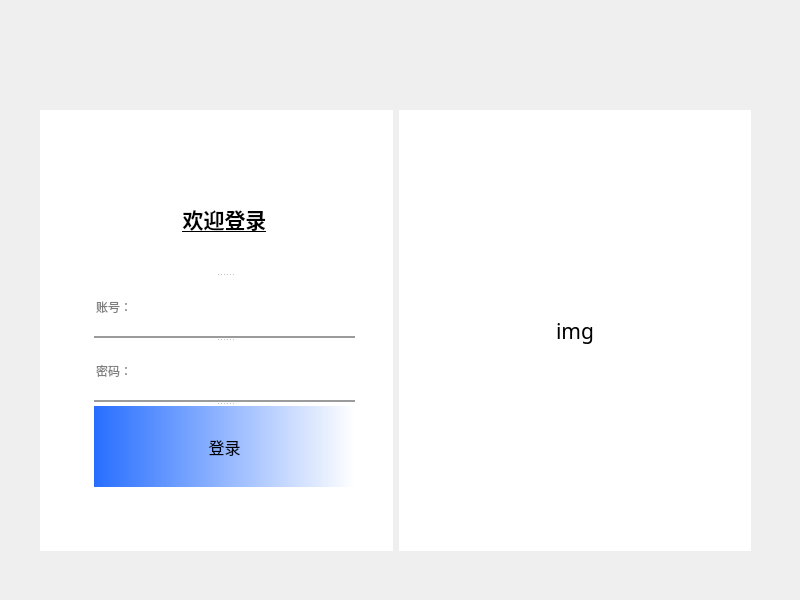
<?xml version="1.0" encoding="UTF-8"?>
<ui version="4.0">
 <class>MainWindow</class>
 <widget class="QMainWindow" name="MainWindow">
  <property name="geometry">
   <rect>
    <x>0</x>
    <y>0</y>
    <width>800</width>
    <height>600</height>
   </rect>
  </property>
  <property name="windowTitle">
   <string>MainWindow</string>
  </property>
  <widget class="QWidget" name="centralwidget">
   <widget class="QLabel" name="label_4">
    <property name="geometry">
     <rect>
      <x>450</x>
      <y>250</y>
      <width>171</width>
      <height>61</height>
     </rect>
    </property>
    <property name="font">
     <font>
      <pointsize>17</pointsize>
     </font>
    </property>
    <property name="text">
     <string>wechat:nihao
一件三联</string>
    </property>
   </widget>
   <widget class="QFrame" name="frame">
    <property name="geometry">
     <rect>
      <x>618</x>
      <y>120</y>
      <width>71</width>
      <height>41</height>
     </rect>
    </property>
    <property name="styleSheet">
     <string notr="true">QPushButton{
	border:none;
}
QPushButton:hover{
	padding-top:3px;
}
</string>
    </property>
    <property name="frameShape">
     <enum>QFrame::StyledPanel</enum>
    </property>
    <property name="frameShadow">
     <enum>QFrame::Raised</enum>
    </property>
    <layout class="QHBoxLayout" name="horizontalLayout">
     <item>
      <widget class="QPushButton" name="pushButton_3">
       <property name="text">
        <string>-</string>
       </property>
      </widget>
     </item>
     <item>
      <widget class="QPushButton" name="pushButton_2">
       <property name="text">
        <string>x</string>
       </property>
      </widget>
     </item>
    </layout>
   </widget>
   <widget class="QWidget" name="">
    <property name="geometry">
     <rect>
      <x>40</x>
      <y>110</y>
      <width>711</width>
      <height>441</height>
     </rect>
    </property>
    <layout class="QHBoxLayout" name="horizontalLayout_2">
     <item>
      <widget class="QLabel" name="BodyLabel1">
       <property name="styleSheet">
        <string notr="true">background-color: rgb(255, 255, 255);</string>
       </property>
       <property name="text">
        <string/>
       </property>
      </widget>
     </item>
     <item>
      <widget class="QLabel" name="BodyLabel2">
       <property name="font">
        <font>
         <family>华文楷体</family>
         <pointsize>16</pointsize>
        </font>
       </property>
       <property name="styleSheet">
        <string notr="true">background-color: rgb(255, 255, 255);</string>
       </property>
       <property name="text">
        <string>img</string>
       </property>
       <property name="alignment">
        <set>Qt::AlignCenter</set>
       </property>
      </widget>
     </item>
    </layout>
   </widget>
   <widget class="QSplitter" name="splitter">
    <property name="geometry">
     <rect>
      <x>94</x>
      <y>166</y>
      <width>261</width>
      <height>321</height>
     </rect>
    </property>
    <property name="minimumSize">
     <size>
      <width>261</width>
      <height>321</height>
     </size>
    </property>
    <property name="maximumSize">
     <size>
      <width>261</width>
      <height>321</height>
     </size>
    </property>
    <property name="orientation">
     <enum>Qt::Vertical</enum>
    </property>
    <widget class="QLabel" name="label_3">
     <property name="font">
      <font>
       <family>楷体</family>
       <pointsize>16</pointsize>
       <bold>true</bold>
       <underline>true</underline>
      </font>
     </property>
     <property name="text">
      <string>欢迎登录</string>
     </property>
     <property name="textFormat">
      <enum>Qt::RichText</enum>
     </property>
     <property name="alignment">
      <set>Qt::AlignCenter</set>
     </property>
    </widget>
    <widget class="QLineEdit" name="lineEdit">
     <property name="styleSheet">
      <string notr="true">border:none;
border-bottom:2px solid rgba(0, 0, 0,100);
background-color: rgba(0, 0, 0,0);
</string>
     </property>
     <property name="inputMask">
      <string/>
     </property>
     <property name="placeholderText">
      <string>账号：</string>
     </property>
    </widget>
    <widget class="QLineEdit" name="lineEdit_2">
     <property name="styleSheet">
      <string notr="true">border:none;
border-bottom:2px solid rgba(0, 0, 0,100);
background-color: rgba(0, 0, 0,0);

</string>
     </property>
     <property name="echoMode">
      <enum>QLineEdit::Password</enum>
     </property>
     <property name="placeholderText">
      <string notr="true">密码：</string>
     </property>
    </widget>
    <widget class="QPushButton" name="pushButton">
     <property name="font">
      <font>
       <family>楷体</family>
       <pointsize>12</pointsize>
      </font>
     </property>
     <property name="styleSheet">
      <string notr="true">QPushButton{
	background-color: qlineargradient(spread:pad, x1:0, y1:0, x2:1, y2:0, stop:0 rgba(39, 110, 255, 255), stop:1 rgba(255, 255, 255, 255));
	border:none;
}
QPushButton:pressed{
	padding-left:3px;
	padding-top:3px;
}</string>
     </property>
     <property name="text">
      <string>登录</string>
     </property>
    </widget>
   </widget>
  </widget>
 </widget>
 <resources/>
 <connections>
  <connection>
   <sender>pushButton_2</sender>
   <signal>clicked()</signal>
   <receiver>MainWindow</receiver>
   <slot>close()</slot>
   <hints>
    <hint type="sourcelabel">
     <x>669</x>
     <y>141</y>
    </hint>
    <hint type="destinationlabel">
     <x>686</x>
     <y>86</y>
    </hint>
   </hints>
  </connection>
  <connection>
   <sender>pushButton_3</sender>
   <signal>clicked()</signal>
   <receiver>MainWindow</receiver>
   <slot>showMinimized()</slot>
   <hints>
    <hint type="sourcelabel">
     <x>644</x>
     <y>134</y>
    </hint>
    <hint type="destinationlabel">
     <x>653</x>
     <y>58</y>
    </hint>
   </hints>
  </connection>
 </connections>
</ui>
